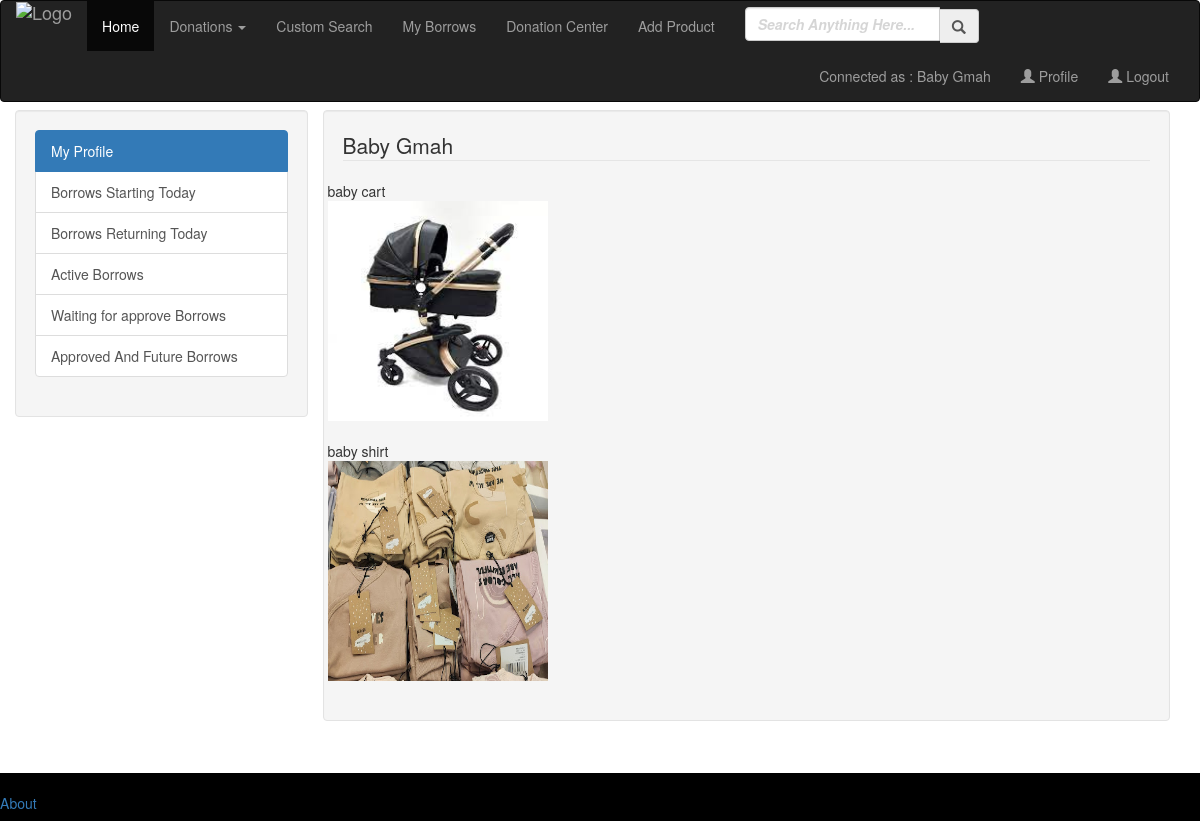
/dashboard/ (signed in), run on an earlier commit of the app's database.
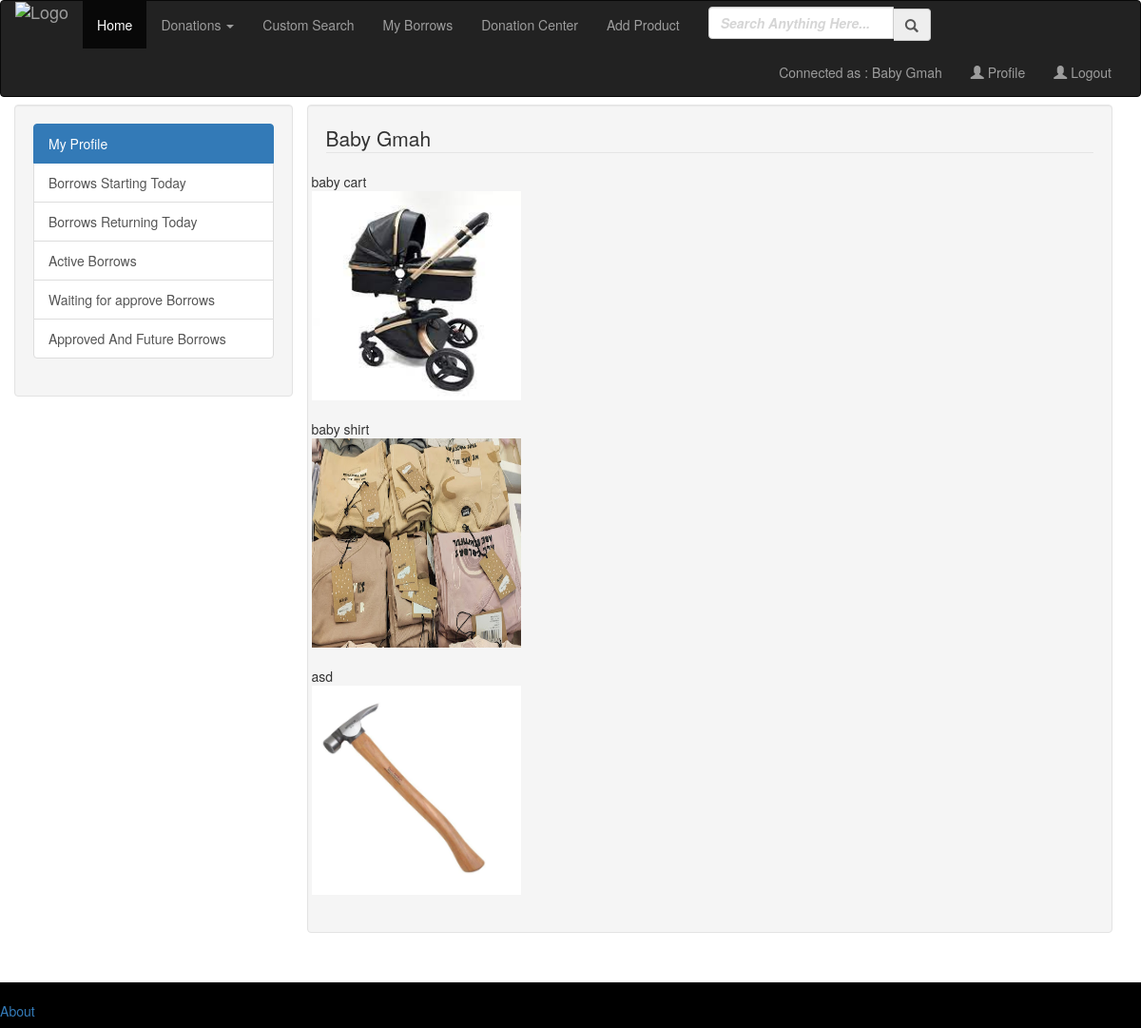
And on a later commit of the database.
### project/models.py (models this page shows)
class Products(db.Model):
    id = db.Column(db.Integer, primary_key=True)
    name = db.Column(db.String(1000))
    category = db.Column(db.String(50))
    description = db.Column(db.String(1000))
    idle = db.Column(db.Integer)
    gmah_id = db.Column(db.Integer, db.ForeignKey('gmah.id'))
    pic_name = db.Column(db.String(50))

### project/auth.py (the view)
@auth.route('/dashboard/')
def dashboard():
    gmah_id = current_user.id
    gmah = Gmah.query.filter_by(id=gmah_id).first()
    borrows_list = Borrows.query.filter_by(gmah_id=gmah_id).all()
    product_list = Products.query.filter_by(gmah_id=gmah_id).all()
    return render_template('dashboard.html', gmah=gmah, id=gmah_id, borrows=borrows_list, products=product_list)

### project/templates/dashboard.html (shortened to what this page needs)
{% extends 'base.html' %}
{% block content %}
    <link href="//maxcdn.bootstrapcdn.com/bootstrap/3.3.0/css/bootstrap.min.css" rel="stylesheet" id="bootstrap-css">
<link href="//maxcdn.bootstrapcdn.com/font-awesome/4.1.0/css/font-awesome.min.css" rel="stylesheet">
 <div class="site-panel"style="margin-top:110px">
    <div class="container">
        <div class="row">
                <div class="col-md-3 well">
                    <div class= "sidebar">
                        <div class="list-group">
  <a href="#" class="list-group-item active">My Profile</a>
  <a href="#" class="list-group-item">Borrows Starting Today</a>
  <a href="#" class="list-group-item">Borrows Returning Today</a>
  <a href="#" class="list-group-item">Active Borrows</a>
  <a href="#" class="list-group-item">Waiting for approve Borrows</a>
  <a href="#" class="list-group-item">Approved And Future Borrows</a>
</div>
                    </div>
                </div>
                <div class="col-md-9 ">
                    <div class= "content-box well">
                     <legend>{{ gmah.name }} </legend>
                     <div class="row">
                     {% for product in products %}
                         <div>{{  product.name}}</div>
                        {% set imagename = product.pic_name %}
                        <div>
                        <img src={{url_for('static',filename='images/products/{}'.format(imagename))}} width="220px" height="220px"></br>
                        </div>
                                 <br style="clear:both;">
                     {% endfor %}
	                 </div>
                </div>
    </div>
        </div>
    </div>
 </div>
{% endblock %}

What changed in the data, as far as the page shows it:
added Products: name "asd", pic_name (picture)
